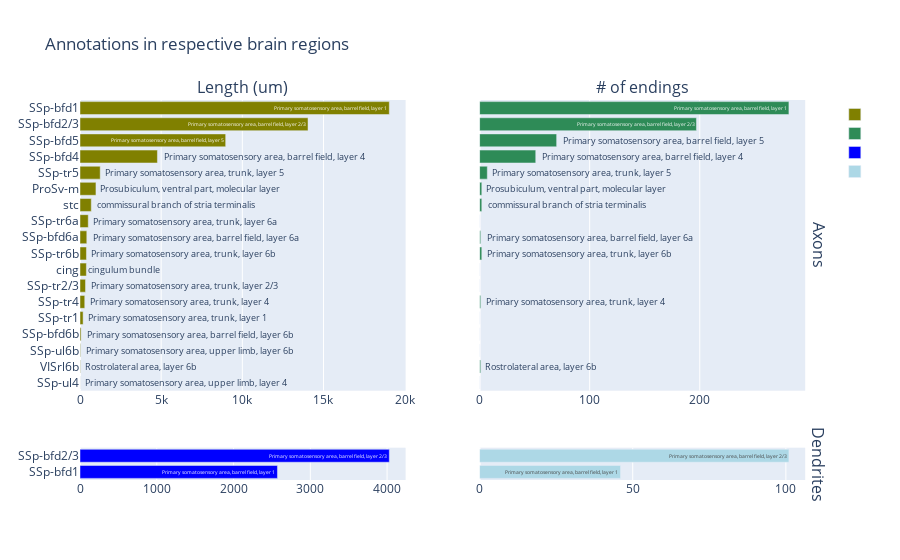

Notebook code for this chart:
### Code cell
plot_hist(axons, dendrites, outdir, name)

### Figure 1 — Plotly figure (JSON) as saved in the notebook; plotly's stock layout.template omitted (floating-point values rounded to 4 significant figures)
{"data": [{"hovertemplate": "<i>%{x}</i>, <b>%{text}</b>", "marker": {"color": "olive"}, "name": "", "orientation": "h", "text": ["Primary somatosensory area, upper limb, layer 4", "Rostrolateral area, layer 6b", "Primary somatosensory area, upper limb, layer 6b", "Primary somatosensory area, barrel field, layer 6b", "Primary somatosensory area, trunk, layer 1", "Primary somatosensory area, trunk, layer 4", "Primary somatosensory area, trunk, layer 2/3", "cingulum bundle", "Primary somatosensory area, trunk, layer 6b", "Primary somatosensory area, barrel field, layer 6a", "Primary somatosensory area, trunk, layer 6a", "commissural branch of stria terminalis", "Prosubiculum, ventral part, molecular layer", "Primary somatosensory area, trunk, layer 5", "Primary somatosensory area, barrel field, layer 4", "Primary somatosensory area, barrel field, layer 5", "Primary somatosensory area, barrel field, layer 2/3", "Primary somatosensory area, barrel field, layer 1"], "type": "bar", "x": [3, 19, 32, 67, 192, 293, 340, 393, 398, 419, 508, 695, 983, 1245, 4770, 8975, 14048, 19056], "xaxis": "x", "y": ["SSp-ul4", "VISrl6b", "SSp-ul6b", "SSp-bfd6b", "SSp-tr1", "SSp-tr4", "SSp-tr2/3", "cing", "SSp-tr6b", "SSp-bfd6a", "SSp-tr6a", "stc", "ProSv-m", "SSp-tr5", "SSp-bfd4", "SSp-bfd5", "SSp-bfd2/3", "SSp-bfd1"], "yaxis": "y"}, {"hovertemplate": "<i>%{x}</i>, <b>%{text}</b>", "marker": {"color": "seagreen"}, "name": "", "orientation": "h", "text": ["Primary somatosensory area, upper limb, layer 4", "Rostrolateral area, layer 6b", "Primary somatosensory area, upper limb, layer 6b", "Primary somatosensory area, barrel field, layer 6b", "Primary somatosensory area, trunk, layer 1", "Primary somatosensory area, trunk, layer 4", "Primary somatosensory area, trunk, layer 2/3", "cingulum bundle", "Primary somatosensory area, trunk, layer 6b", "Primary somatosensory area, barrel field, layer 6a", "Primary somatosensory area, trunk, layer 6a", "commissural branch of stria terminalis", "Prosubiculum, ventral part, molecular layer", "Primary somatosensory area, trunk, layer 5", "Primary somatosensory area, barrel field, layer 4", "Primary somatosensory area, barrel field, layer 5", "Primary somatosensory area, barrel field, layer 2/3", "Primary somatosensory area, barrel field, layer 1"], "type": "bar", "x": [0, 1, 0, 0, 0, 1, 0, 0, 2, 1, 0, 2, 2, 7, 51, 70, 197, 281], "xaxis": "x2", "y": ["SSp-ul4", "VISrl6b", "SSp-ul6b", "SSp-bfd6b", "SSp-tr1", "SSp-tr4", "SSp-tr2/3", "cing", "SSp-tr6b", "SSp-bfd6a", "SSp-tr6a", "stc", "ProSv-m", "SSp-tr5", "SSp-bfd4", "SSp-bfd5", "SSp-bfd2/3", "SSp-bfd1"], "yaxis": "y2"}, {"hovertemplate": "<i>%{x}</i>, <b>%{text}</b>", "marker": {"color": "blue"}, "name": "", "orientation": "h", "text": ["Primary somatosensory area, barrel field, layer 1", "Primary somatosensory area, barrel field, layer 2/3"], "type": "bar", "x": [2572, 4029], "xaxis": "x3", "y": ["SSp-bfd1", "SSp-bfd2/3"], "yaxis": "y3"}, {"hovertemplate": "<i>%{x}</i>, <b>%{text}</b>", "marker": {"color": "lightblue"}, "name": "", "orientation": "h", "text": ["Primary somatosensory area, barrel field, layer 1", "Primary somatosensory area, barrel field, layer 2/3"], "type": "bar", "x": [46, 101], "xaxis": "x4", "y": ["SSp-bfd1", "SSp-bfd2/3"], "yaxis": "y4"}], "layout": {"annotations": [{"font": {"size": 16}, "showarrow": false, "text": "Length (um)", "x": 0.22, "xanchor": "center", "xref": "paper", "y": 1, "yanchor": "bottom", "yref": "paper"}, {"font": {"size": 16}, "showarrow": false, "text": "# of endings", "x": 0.76, "xanchor": "center", "xref": "paper", "y": 1, "yanchor": "bottom", "yref": "paper"}, {"font": {"size": 16}, "showarrow": false, "text": "Axons", "textangle": 90, "x": 0.98, "xanchor": "left", "xref": "paper", "y": 0.6175, "yanchor": "middle", "yref": "paper"}, {"font": {"size": 16}, "showarrow": false, "text": "Dendrites", "textangle": 90, "x": 0.98, "xanchor": "left", "xref": "paper", "y": 0.0425, "yanchor": "middle", "yref": "paper"}], "autosize": true, "title": {"text": "Annotations in respective brain regions"}, "xaxis": {"anchor": "y", "autorange": true, "domain": [0, 0.44], "range": [0, 20060.0], "type": "linear"}, "xaxis2": {"anchor": "y2", "autorange": true, "domain": [0.54, 0.98], "range": [0, 295.8], "type": "linear"}, "xaxis3": {"anchor": "y3", "autorange": true, "domain": [0, 0.44], "range": [0, 4241.0], "type": "linear"}, "xaxis4": {"anchor": "y4", "autorange": true, "domain": [0.54, 0.98], "range": [0, 106.3], "type": "linear"}, "yaxis": {"anchor": "x", "autorange": true, "categoryorder": "trace", "domain": [0.235, 1], "range": [-0.5, 17.5], "type": "category"}, "yaxis2": {"anchor": "x2", "autorange": true, "domain": [0.235, 1], "matches": "y", "range": [-0.5, 17.5], "showticklabels": false, "type": "category"}, "yaxis3": {"anchor": "x3", "autorange": true, "domain": [0, 0.085], "range": [-0.5, 1.5], "type": "category"}, "yaxis4": {"anchor": "x4", "autorange": true, "domain": [0, 0.085], "matches": "y3", "range": [-0.5, 1.5], "showticklabels": false, "type": "category"}}}
